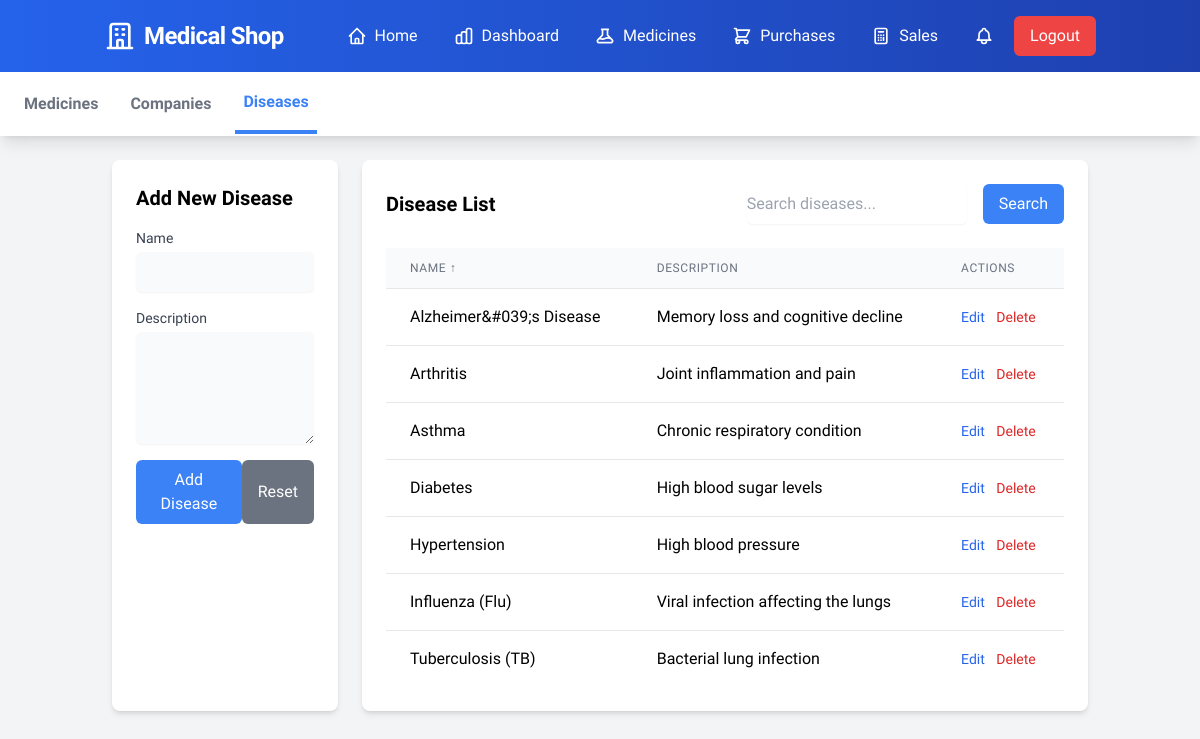
The app's page /pages/diseases.php (signed in) with its own data.
### tables this page shows
CREATE TABLE `diseases` (
  `id` int(11) NOT NULL,
  `name` varchar(255) NOT NULL,
  `description` text DEFAULT NULL,
  `created_at` timestamp NOT NULL DEFAULT current_timestamp(),
  `updated_at` timestamp NOT NULL DEFAULT current_timestamp() ON UPDATE current_timestamp()
);

### classes/Disease.php (called while the page is built, shortened)
<?php
class Disease
{
    private $conn;
    private $table_name = 'diseases';
    public function __construct($db)
    {
        $this->conn = $db;
    }
    public function read($search = '', $sort_by = 'name', $sort_order = 'ASC')
    {
        $query = "SELECT * FROM " . $this->table_name;
        $query .= " ORDER BY {$sort_by} {$sort_order}";
        return $this->conn->query($query);
    }
}
?>

### pages/diseases.php (the view, shortened to what this page needs)
<?php
require_once '../classes/Disease.php';
$database = new Database();
$db = $database->getConnection();
$disease = new Disease($db);
$search = isset($_GET['search']) ? $_GET['search'] : '';
$sort_by = isset($_GET['sort_by']) ? $_GET['sort_by'] : 'name';
$sort_order = isset($_GET['sort_order']) ? $_GET['sort_order'] : 'ASC';
$diseases = $disease->read($search, $sort_by, $sort_order);
?>
<!DOCTYPE html>
<html lang="en">
<head>
    <script src="https://cdn.tailwindcss.com"></script>
    <link href="https://cdn.jsdelivr.net/npm/sweetalert2@11/dist/sweetalert2.min.css" rel="stylesheet">
    <link href="/msms/assets/css/custom.css" rel="stylesheet">
</head>
<body class="bg-gray-100">
    <?php include "../includes/navigation.php"; ?>
    <nav class="bg-white shadow-lg">
        <div class="max-w-7xl mx-auto px-4">
            <div class="flex justify-between h-16">
                <div class="flex space-x-7">
                    <div class="flex items-center space-x-4">
                        <a href="medicines.php" class="py-4 px-2 text-gray-500 font-semibold">Medicines</a>
                        <a href="companies.php" class="py-4 px-2 text-gray-500 font-semibold hover:text-blue-500 transition duration-300">Companies</a>
                        <a href="diseases.php" class="py-4 px-2 text-blue-500 border-b-4 border-blue-500 font-semibold hover:text-blue-500 transition duration-300">Diseases</a>
                    </div>
                </div>
            </div>
        </div>
    </nav>
    <div class="container mx-auto p-6">
        <div class="grid grid-cols-1 lg:grid-cols-4 gap-6">
            <div class="bg-white p-6 rounded-lg shadow-md">
                <h2 class="text-xl font-semibold mb-4" id="formTitle">Add New Disease</h2>
                <form method="POST" id="diseaseForm">
                    <div class="space-y-4">
                        <div>
                            <label class="block text-sm font-medium text-gray-700">Name</label>
                            <input type="text" name="name" id="name" required
                                class="mt-1 bg-gray-50 p-2 block w-full rounded-md border-gray-300 shadow-sm focus:border-blue-500 focus:ring-blue-500">
                        </div>
                        <div>
                            <label class="block text-sm font-medium text-gray-700">Description</label>
                            <textarea name="description" id="description" rows="4"
                                class="mt-1 bg-gray-50 p-2 block w-full rounded-md border-gray-300 shadow-sm focus:border-blue-500 focus:ring-blue-500"></textarea>
                        </div>
                        <div class="flex justify-between">
                            <button type="submit" name="add_disease" id="submitBtn"
                                class="bg-blue-500 text-white px-4 py-2 rounded-md hover:bg-blue-600 focus:outline-none focus:ring-2 focus:ring-blue-500 focus:ring-offset-2">
                                Add Disease
                            </button>
                            <button type="reset" id="resetBtn"
                                class="bg-gray-500 text-white px-4 py-2 rounded-md hover:bg-gray-600 focus:outline-none focus:ring-2 focus:ring-gray-500 focus:ring-offset-2">
                                Reset
                            </button>
                        </div>
                    </div>
                </form>
            </div>
            <div class="lg:col-span-3">
                <div class="bg-white p-6 rounded-lg shadow-md">
                    <div class="flex justify-between items-center mb-6">
                        <h2 class="text-xl font-semibold">Disease List</h2>
                        <form method="GET" class="flex gap-4">
                            <input type="text" name="search" placeholder="Search diseases..." value="<?php echo htmlspecialchars($search); ?>"
                                class="rounded-md border-gray-300 shadow-sm focus:border-blue-500 focus:ring-blue-500">
                            <button type="submit"
                                class="bg-blue-500 text-white px-4 py-2 rounded-md hover:bg-blue-600 focus:outline-none focus:ring-2 focus:ring-blue-500 focus:ring-offset-2">
                                Search
                            </button>
                        </form>
                    </div>
                    <div class="overflow-x-auto">
                        <table class="min-w-full divide-y divide-gray-200">
                            <thead class="bg-gray-50">
                                <tr>
                                    <th class="px-6 py-3 text-left text-xs font-medium text-gray-500 uppercase tracking-wider">
                                        <a href="?sort_by=name&sort_order=<?php echo $sort_by == 'name' && $sort_order == 'ASC' ? 'DESC' : 'ASC'; ?>&search=<?php echo urlencode($search); ?>">
                                            Name
                                            <?php if ($sort_by == 'name'): ?>
                                                <?php echo $sort_order == 'ASC' ? '↑' : '↓'; ?>
                                            <?php endif; ?>
                                        </a>
                                    </th>
                                    <th class="px-6 py-3 text-left text-xs font-medium text-gray-500 uppercase tracking-wider">Description</th>
                                    <th class="px-6 py-3 text-left text-xs font-medium text-gray-500 uppercase tracking-wider">Actions</th>
                                </tr>
                            </thead>
                            <tbody class="bg-white divide-y divide-gray-200">
                                <?php while ($row = $diseases->fetch_assoc()): ?>
                                    <tr>
                                        <td class="px-6 py-4 whitespace-nowrap"><?php echo htmlspecialchars($row['name']); ?></td>
                                        <td class="px-6 py-4"><?php echo htmlspecialchars($row['description']); ?></td>
                                        <td class="px-6 py-4 whitespace-nowrap text-sm font-medium space-x-2">
                                            <button onclick="editDisease(<?php echo htmlspecialchars(json_encode($row)); ?>)"
                                                class="text-blue-600 hover:text-blue-900">Edit</button>
                                            <button onclick="deleteDisease(<?php echo $row['id']; ?>, '<?php echo htmlspecialchars($row['name']); ?>')"
                                                class="text-red-600 hover:text-red-900">Delete</button>
                                        </td>
                                    </tr>
                                <?php endwhile; ?>
                            </tbody>
                        </table>
                    </div>
                </div>
            </div>
        </div>
    </div>
</body>
</html>

### assets/css/custom.css (style rules this page uses)
body { font-family: "Parkinsans", serif; }
* { padding: 0; margin: 0; font-weight: 500; }
.style-input, input { padding: 10px; }

### records on screen
diseases: name "Alzheimer&#039;s Disease", description "Memory loss and cognitive decline"
diseases: name "Arthritis", description "Joint inflammation and pain"
diseases: name "Asthma", description "Chronic respiratory condition"
diseases: name "Diabetes", description "High blood sugar levels"
diseases: name "Hypertension", description "High blood pressure"
diseases: name "Influenza (Flu)", description "Viral infection affecting the lungs"
diseases: name "Tuberculosis (TB)", description "Bacterial lung infection"
